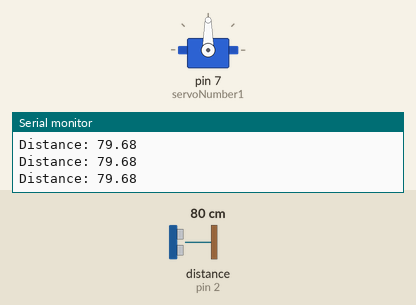
Bench run of a sketch on a simulated Arduino Uno, built with avr-gcc and run on an emulated ATmega328P. Shown: servo, the last lines printed to the serial monitor. Wiring (inferred from the names in the program): ultrasonic range finder: trigger pin 3; echo pin 2. The test bench sets the inputs (shaded band); at power-on: distance to the obstacle (sensor on pin 2) 80 cm. The echo pulse lasts 58.3 µs per cm.

Above: at 1.2 s.
1.3 s: distance to the obstacle (sensor on pin 2) set to 2 cm
At 1.6 s:
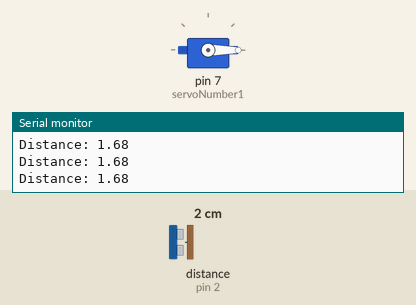
2.8 s: distance to the obstacle (sensor on pin 2) set to 46 cm
5.8 s: distance to the obstacle (sensor on pin 2) set to 53 cm
At 7.0 s:
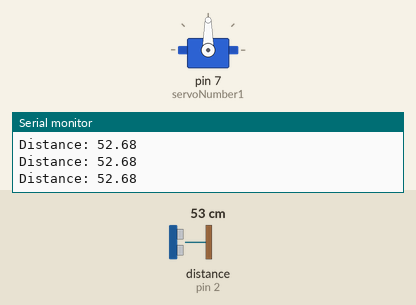
7.3 s: distance to the obstacle (sensor on pin 2) set to 4 cm
At 8.2 s:
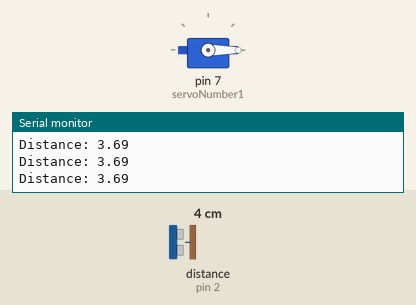
Timing chart, 0 to 9.8 s (numbered marks = the images above; inputs shaded):
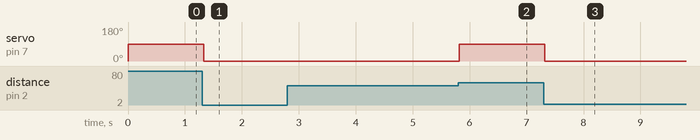

The sketch:

main_.ino
```cpp
// Created by: Bonnie Zhu
// Created on: Oct 2023
// This program determines the distance between the object and the sensor

#include <Servo.h>

Servo servoNumber1;
const int TRIG_PIN = 3;
const int ECHO_PIN = 2;

void setup() {
  pinMode(TRIG_PIN, OUTPUT);
  pinMode(ECHO_PIN, INPUT);
  Serial.begin(9600);
  servoNumber1.attach(7);
  servoNumber1.write(0);
}

void loop() {
  long duration;
  float distance;

  digitalWrite(TRIG_PIN, LOW);
  delayMicroseconds(2);
  digitalWrite(TRIG_PIN, HIGH);
  delayMicroseconds(10);
  digitalWrite(TRIG_PIN, LOW);
  duration = pulseIn(ECHO_PIN, HIGH);
  distance = (duration * 0.0343) / 2;

  Serial.print("Distance: ");
  Serial.println(distance);

  if (distance > 50) {
    servoNumber1.write(90);
  } else {
    servoNumber1.write(0);
  }
}
```

Measured:
- the behaviour switches between 50 and 51 cm on distance to the obstacle (sensor on pin 2) (found by bisection; images 1 and 2)
- after the input at 1.3 s, servo on pin 7 (servoNumber1): 90° → 0° at once
- after the input at 5.8 s, servo on pin 7 (servoNumber1): 0° → 90° at once
- after the input at 7.3 s, servo on pin 7 (servoNumber1): 90° → 0° at once
